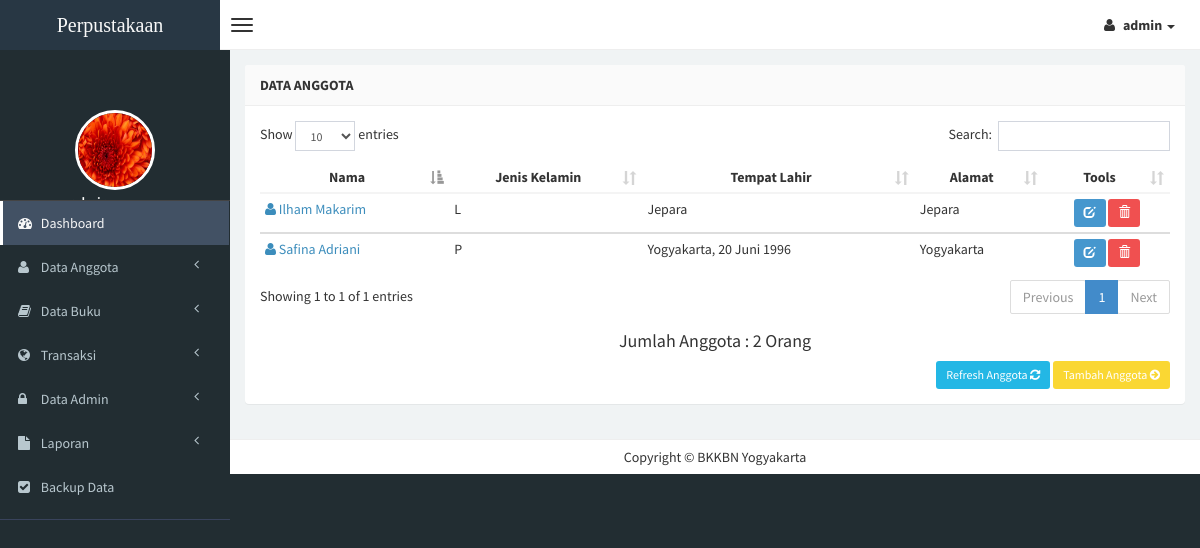
/admin/anggota.php (signed in), run on the app's committed database.
### tables this page shows
CREATE TABLE `data_anggota` (
  `id_anggota` int(4) NOT NULL,
  `nama` varchar(30) NOT NULL,
  `jk` varchar(2) NOT NULL,
  `ttl` varchar(30) NOT NULL,
  `alamat` varchar(50) NOT NULL,
  `foto` varchar(20) NOT NULL,
  `no_id` varchar(15) NOT NULL
);

### admin/anggota.php (the view, shortened to what this page needs)
<?php
if (empty($_SESSION['username'])){
	header('location:../index.php');
} else {
?>
<!DOCTYPE html>
<html>
<?php require 'head.php'; ?>
      <body class="skin-black">
        <header class="header">
            <a href="index.php" class="logo">
                Perpustakaan
            </a>
            <nav class="navbar navbar-static-top" role="navigation">
                <a href="#" class="navbar-btn sidebar-toggle" data-toggle="offcanvas" role="button">
                    <span class="icon-bar"></span>
                    <span class="icon-bar"></span>
                    <span class="icon-bar"></span>
                </a>
                <div class="navbar-right">
                    <ul class="nav navbar-nav">
                        <li class="dropdown user user-menu">
                            <a href="#" class="dropdown-toggle" data-toggle="dropdown">
                                <i class="fa fa-user"></i>
                                <span><?php echo $_SESSION['fullname']; ?> <i class="caret"></i></span>
                            </a>
                                </li>
                            </ul>
                        </div>
                    </nav>
                </header>
<?php
} ?>
                <div class="wrapper row-offcanvas row-offcanvas-left">
                    <aside class="left-side sidebar-offcanvas">
                        <section class="sidebar">
                            <div class="user-panel">
                                <div>
                                    <center><img src="<?php echo $_SESSION['gambar']; ?>" height="80" width="80" class="img-circle" alt="User Image" style="border: 3px solid white;" /></center>
                                </div>
                                <div class="info">
                                    <center><p><?php echo $_SESSION['fullname']; ?></p></center>
                                </div>
                            </div>
                            <?php include "menu.php"; ?>
                        </section>
                    </aside>
                    <aside class="right-side">
                <section class="content">
                    <div class="row">
                        <div class="col-xs-12">
                            <div class="panel">
                                <header class="panel-heading">
                                    <b>Data Anggota</b>
                                </header>
                                <div class="panel-body table-responsive">
                                    <?php
                    $query1="select * from data_anggota";
                    $tampil=mysql_query($query1) or die(mysql_error());
                    ?>
                <table id="anggota_table" class="table table-hover table-condensed">
                    <thead>
                        <tr>
                            <th><center>Nama </center></th>
                            <th><center>Jenis Kelamin </center></th>
                            <th><center>Tempat Lahir </center></th>
                            <th><center>Alamat </center></th>
                            <th><center>Tools</center></th>
                      </tr>
                    </thead>
                     <?php while($data=mysql_fetch_array($tampil))
                    { ?>
                    <tbody>
                    <td><a href="detail-anggota.php?hal=edit&kd=<?php echo $data['id_anggota'];?>"><span class="fa fa-user"></span> <?php echo $data['nama']; ?></a></td>
                    <td><?php echo $data['jk'];?></td>
                    <td><?php echo $data['ttl'];?></td>
                    <td><?php echo $data['alamat'];?></td>
                    <td><center><div id="thanks"><a class="btn btn-sm btn-primary" data-placement="bottom" data-toggle="tooltip" title="Edit Anggota" href="edit-anggota.php?hal=edit&kd=<?php echo $data['id_anggota'];?>"><span class="glyphicon glyphicon-edit"></span></a>
                    <a onclick="return confirm ('Yakin hapus <?php echo $data['nama'];?>.?');" class="btn btn-sm btn-danger tooltips" data-placement="bottom" data-toggle="tooltip" title="Hapus Anggota" href="hapus-anggota.php?hal=hapus&kd=<?php echo $data['id_anggota'];?>"><span class="glyphicon glyphicon-trash"></a></center></td></tr></div>
                 <?php
              }
              ?>
                  <?php $tampil=mysql_query("select * from data_anggota order by id_anggota");
                        $user=mysql_num_rows($tampil);
                    ?>
                  <center><h4>Jumlah Anggota : <?php echo "$user"; ?> Orang </h4> </center>
                <div class="text-right" style="margin-top: 10px;">
                 <a href="anggota.php" class="btn btn-sm btn-info">Refresh Anggota <i class="fa fa-refresh"></i></a> <a href="input-anggota.php" class="btn btn-sm btn-warning">Tambah Anggota <i class="fa fa-arrow-circle-right"></i></a>
                </div>
                                </div>
                            </div>
                        </div>
                <div class="footer-main">
                    Copyright &copy BKKBN Yogyakarta</a>
                </div>
</body>
</html>

### data on the page
data_anggota: nama "Ilham Makarim", jk "L", ttl "Jepara", alamat "Jepara"
data_anggota: nama "Safina Adriani", jk "P", ttl "Yogyakarta, 20 Juni 1996", alamat "Yogyakarta"

### other printed values
$_SESSION['fullname'] "admin"
$user "2"
